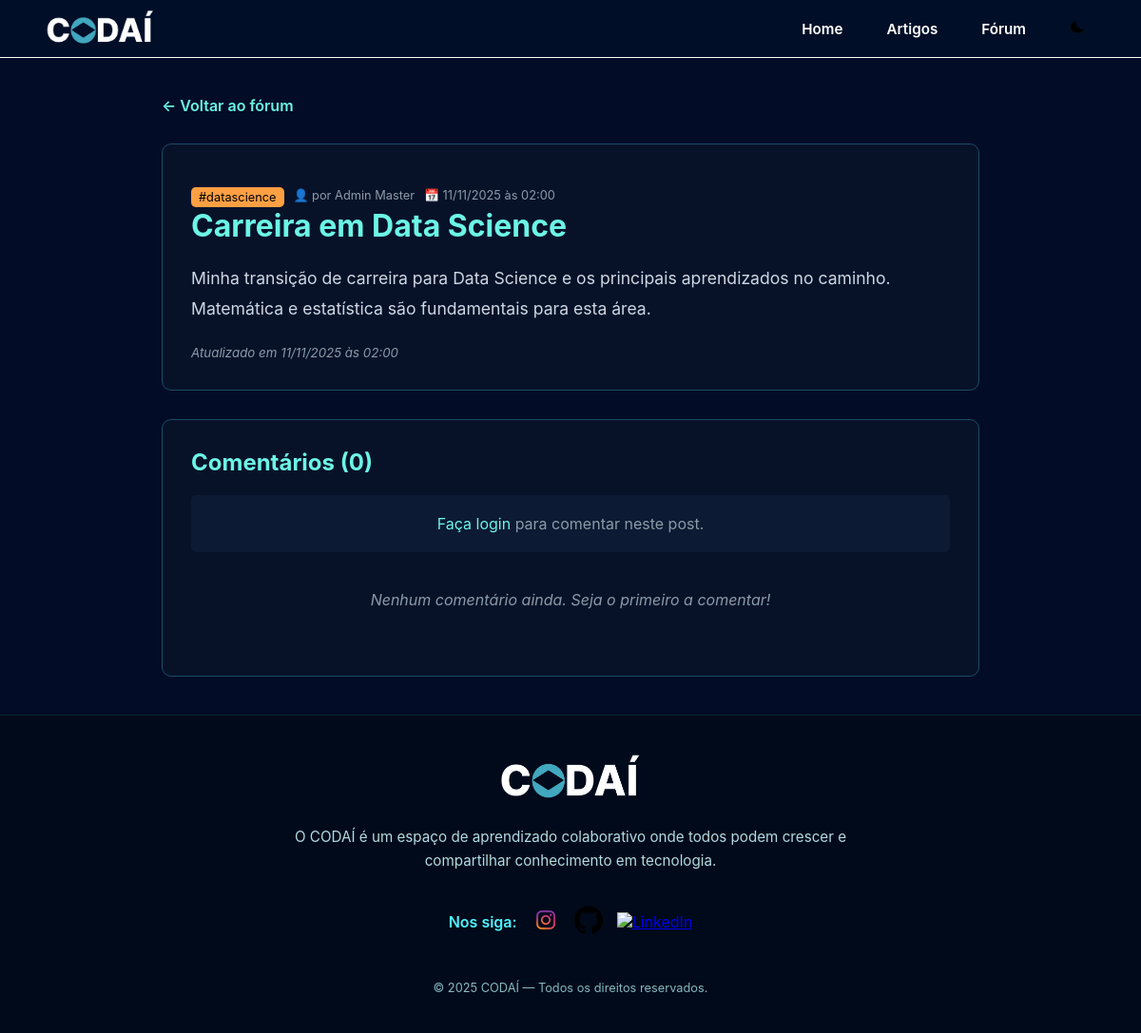
The app's page /forum/post/6, older data.
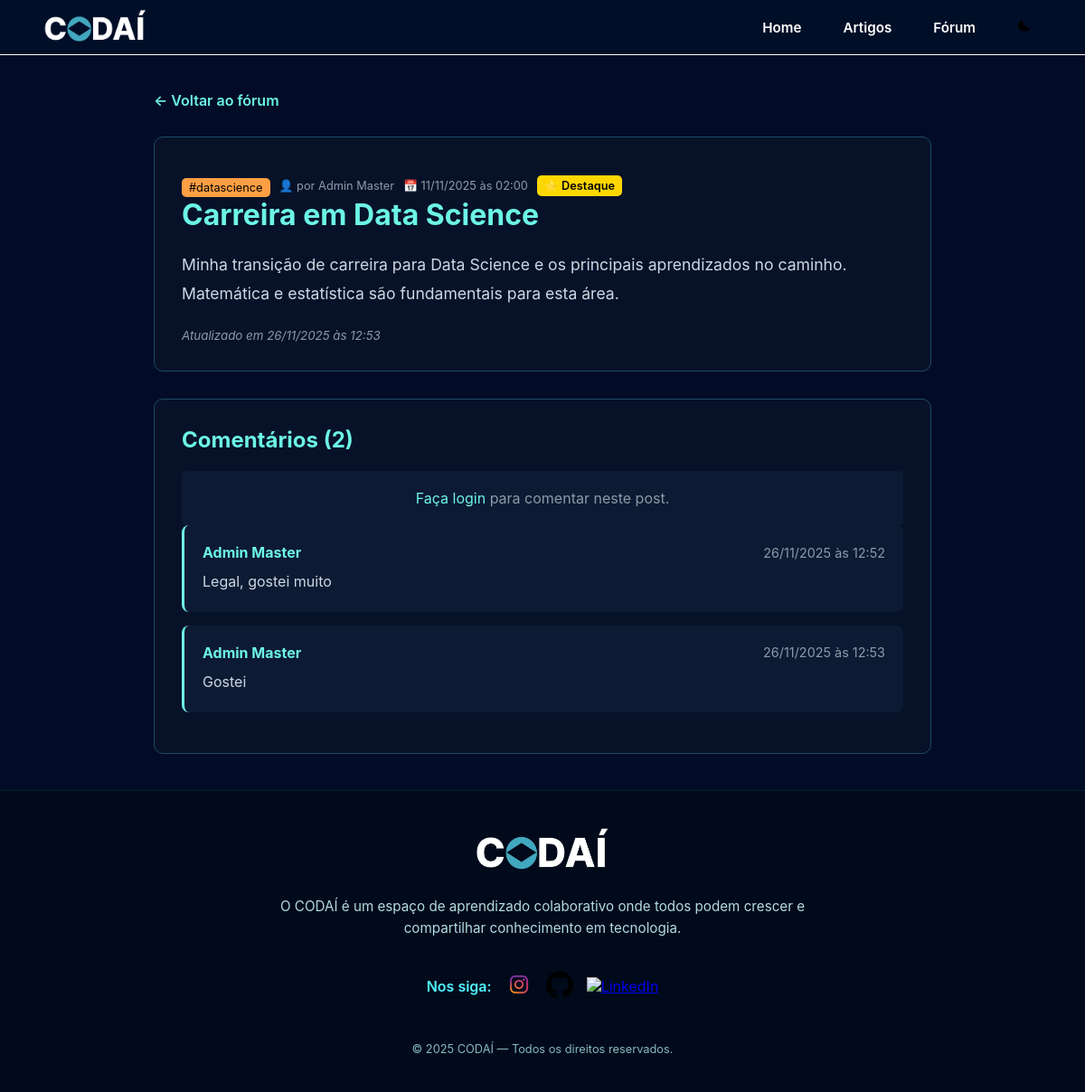
The same page, newer data.
### models/forum.py (models this page shows, shortened)
class Post(db.Model):
    __tablename__ = 'post'
    id = db.Column(db.Integer, primary_key=True)
    title = db.Column(db.String(200), nullable=False)
    content = db.Column(db.Text, nullable=False)
    is_highlighted = db.Column(db.Boolean, default=False)  # Para posts em destaque
    created_at = db.Column(db.DateTime, default=datetime.utcnow)
    updated_at = db.Column(db.DateTime, default=datetime.utcnow, onupdate=datetime.utcnow)
    image_path = db.Column(db.String(200))  # caminho relativo à pasta static, ex: 'image/git/exemplo.png'
    user_id = db.Column(db.Integer, db.ForeignKey('user.id'), nullable=False)
    category_id = db.Column(db.Integer, db.ForeignKey('category.id'), nullable=False)
    user = db.relationship('User', backref='posts')
    comments = db.relationship('Comment', backref='post', lazy=True, cascade='all, delete-orphan')

class Comment(db.Model):
    __tablename__ = 'comment'
    id = db.Column(db.Integer, primary_key=True)
    content = db.Column(db.Text, nullable=False)
    created_at = db.Column(db.DateTime, default=datetime.utcnow)
    updated_at = db.Column(db.DateTime, default=datetime.utcnow, onupdate=datetime.utcnow)
    user_id = db.Column(db.Integer, db.ForeignKey('user.id'), nullable=False)
    post_id = db.Column(db.Integer, db.ForeignKey('post.id'), nullable=False)
    user = db.relationship('User', backref='comments')

### models/users.py (models this page shows, shortened)
class User(db.Model, UserMixin):
    __tablename__ = 'user'
    id = db.Column(db.Integer, primary_key=True)
    nome = db.Column(db.String(100), nullable=False)
    email = db.Column(db.String(100), unique=True, nullable=False)
    password_hash = db.Column(db.String(255), nullable=False)
    role = db.Column(db.String(20), default='user')

### routes/forum/__init__.py (the view)
@forum_bp.route('/post/<int:post_id>')
def view_post(post_id):
    post = Post.query.get_or_404(post_id)
    comments = Comment.query.filter_by(post_id=post_id).order_by(Comment.created_at.asc()).all()
    return render_template('forum/post_detail.html', post=post, comments=comments)

### templates/forum/post_detail.html (shortened to what this page needs)
{% extends 'base.html' %}
{% block styles %}
<link rel="stylesheet" href="{{ url_for('static', filename='css/forum.css') }}">
{% endblock %}
{% block content %}
<div class="post-detail-container">
    <div class="post-header">
        <a href="{{ url_for('forum.index') }}" class="back-link">← Voltar ao fórum</a>
    </div>
    <article class="post-content">
        <div class="post-meta">
            <span class="forum-tag" style="background-color: {{ post.category.color }};">#{{ post.category.name }}</span>
            <span class="post-author">por {{ post.user.nome }}</span>
            <span class="post-date">{{ post.created_at.strftime('%d/%m/%Y às %H:%M') }}</span>
            {% if post.is_highlighted %}
            <span class="highlight-badge">⭐ Destaque</span>
            {% endif %}
        </div>
        <h1>{{ post.title }}</h1>
        <div class="post-body">
            {{ post.content|replace('\n', '<br>')|safe }}
        </div>
        {% if post.updated_at != post.created_at %}
        <div class="post-updated">
            <small>Atualizado em {{ post.updated_at.strftime('%d/%m/%Y às %H:%M') }}</small>
        </div>
        {% endif %}
    </article>
    <section class="comments-section">
        <h2>Comentários ({{ comments|length }})</h2>
        {% if current_user.is_authenticated %}
        <form method="POST" action="{{ url_for('forum.add_comment', post_id=post.id) }}" class="comment-form">
            <textarea name="content" placeholder="Escreva seu comentário..." required></textarea>
            <button type="submit" class="btn-primary">Comentar</button>
        </form>
        {% else %}
        <p class="login-prompt">
            <a href="{{ url_for('auth.login') }}">Faça login</a> para comentar neste post.
        </p>
        {% endif %}
        <div class="comments-list">
            {% for comment in comments %}
            <div class="comment">
                <div class="comment-header">
                    <strong>{{ comment.user.nome }}</strong>
                    <span class="comment-date">{{ comment.created_at.strftime('%d/%m/%Y às %H:%M') }}</span>
                </div>
                <div class="comment-body">
                    {{ comment.content|replace('\n', '<br>')|safe }}
                </div>
            </div>
            {% endfor %}
            {% if not comments %}
            <p class="no-comments">Nenhum comentário ainda. Seja o primeiro a comentar!</p>
            {% endif %}
        </div>
    </section>
</div>
{% endblock %}

Row changes from the older to the newer data that the page shows:
changed Post "Carreira em Data Science": is_highlighted False → True (drawn); updated_at "11/11/2025 às 02:00" → "26/11/2025 às 12:53"
added Comment: user.nome "Admin Master", created_at "26/11/2025 às 12:52", content "Legal, gostei muito"
added Comment: user.nome "Admin Master", created_at "26/11/2025 às 12:53", content "Gostei"
Text that changed along with them:
{{ comments|length }}: "0" → "2"
text no longer shown: "Nenhum comentário ainda. Seja o primeiro a comentar!"
text now shown: "⭐ Destaque"
